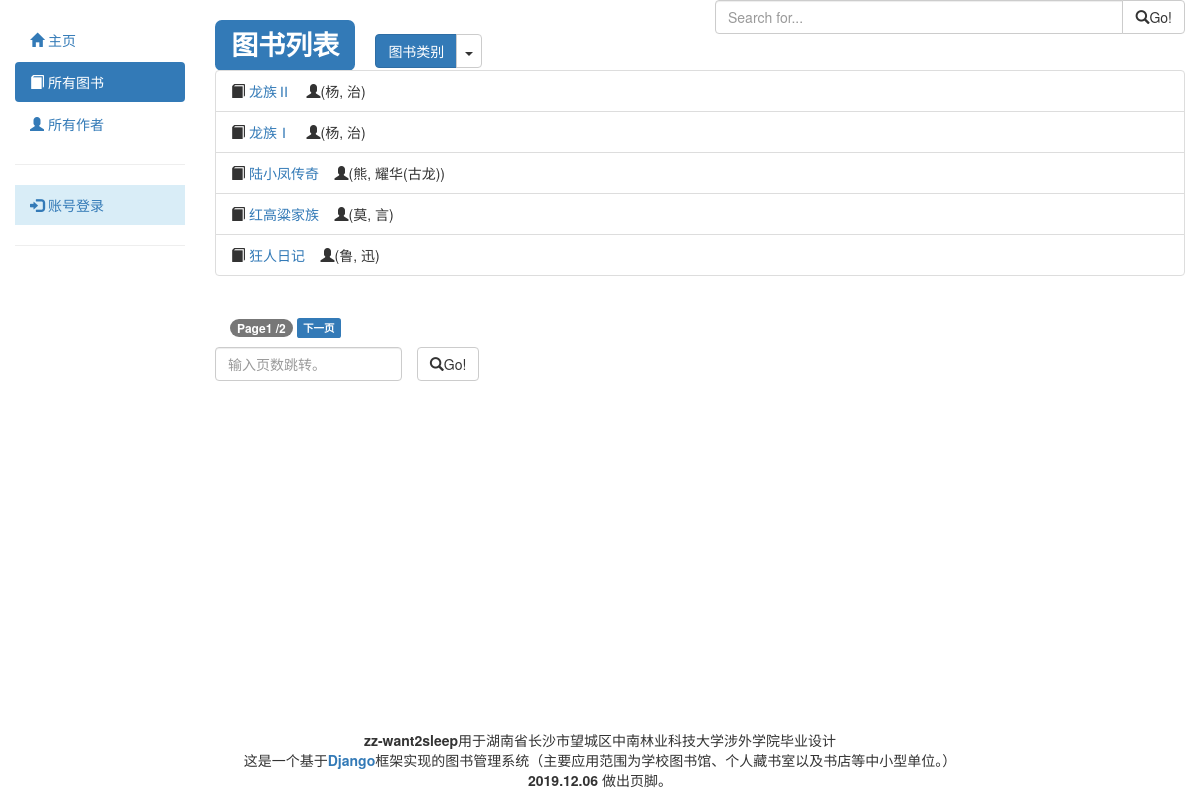
/catalog/books/, run on the app's committed database.
### catalog/models.py (models this page shows, shortened)
class Book(models.Model):
    title = models.CharField(max_length=200)
    author = models.ForeignKey('Author', on_delete=models.SET_NULL, null=True)
    summary = models.TextField(
        max_length=1000, help_text="Enter a brief description of the book")
    isbn = models.CharField(
        'ISBN', max_length=13, help_text='13 Character <a href="https://www.isbn-international.org/content/what-isbn">ISBN number</a>')
    genre = models.ManyToManyField(
        Genre, help_text="elect a genre for this book 按住 ”Control“，或者Mac上的 “Command”，可以选择多个。")
    language = models.ForeignKey(
        'Language', on_delete=models.SET_NULL, null=True)
    pic = models.ImageField('picture', upload_to='BookImage', null=True,
                            blank=True, help_text='上传相应的图片。', default='BookImage/404.png')
    class Meta:
        ordering = ["-title"]
    def get_absolute_url(self):
        return reverse('catalog:book-detail', args=[(str(self.id))])
    def display_genre(self):
        """
        create a string for the Genre.This is required to display genre in Admin.
        """
        return ','.join([genre.name for genre in self.genre.all()[:3]])
    display_genre.short_description = 'Genre'
    def display_genre1(self):
        """
        create a string for the Genre.This is required to display genre in Admin.+1
        """
        return ','.join([genre.name for genre in self.genre.all()])
    display_genre1.short_description = 'Genre1'

class Author(models.Model):
    first_name = models.CharField(max_length=100)
    last_name = models.CharField(max_length=100)
    date_of_birth = models.DateField(
        help_text='时间格式：2019/10/04', null=True, blank=True)
    date_of_death = models.DateField(
        'Died', help_text='时间格式：2019/10/04',  null=True, blank=True)
    def __str__(self):
        return '%s, %s' % (self.last_name, self.first_name)
    class Meta:
        ordering = ['last_name']

### catalog/views.py (the view)
# urls.py: path('books/', views.BookListView.as_view(), name='books'),
class BookListView(generic.ListView):
    model = Book
    paginate_by = 5
    def get_context_data(self, **kwargs):
        context = super().get_context_data(**kwargs)
        genres = Genre.objects.all()
        context['genres']=genres
        return context

### catalog/models.py (called while the page is built)
    def __str__(self):
        return self.name

### catalog/templates/catalog/book_list.html (shortened to what this page needs)
{% extends "base_generic.html" %}
{% block content %}
<div class="row">
    <div class="col-lg-6">
      <div class="input-group">
        <h1 style="display: inline-block;"><span class="label label-primary">图书列表</span></h1>
      <div class="btn-group" style="margin-left:20px;">
        <button type="button" class="btn btn-primary">图书类别</button>
        <button type="button" class="btn btn-default dropdown-toggle" data-toggle="dropdown" aria-haspopup="true" aria-expanded="false">
          <span class="caret"></span>
        </button>
      </div>
      </div>
    </div>
    <form class="col-lg-6">
      <div class="input-group">
        <input
          name="bookFilter"
          type="text"
          class="form-control bookFilter"
          placeholder="Search for..."
        />
        <span class="input-group-btn">
          <button class="btn btn-default bookFilter" type="button"><span class="glyphicon glyphicon-search"></span>Go!</button>
        </span>
      </div>
  </div>
{% if book_list %}
<ul class="list-group">
  {% for book in book_list %}
  <li class="list-group-item"><span class="glyphicon glyphicon-book"></span>
    <a href="{{ book.get_absolute_url }}">{{ book.title }}</a> &nbsp;&nbsp;&nbsp;<span class="glyphicon glyphicon-user"></span>({{book.author}})
  </li>
  {% endfor %}
</ul>
{% endif %} {% endblock %}

### data on the page
Book: title "龙族Ⅱ", author "杨, 治"
Book: title "龙族Ⅰ", author "杨, 治"
Book: title "陆小凤传奇", author "熊, 耀华(古龙)"
Book: title "红高粱家族", author "莫, 言"
Book: title "狂人日记", author "鲁, 迅"

### other printed values
{{ page_obj.number }} "1"
{{ page_obj.paginator.num_pages }} "2"
